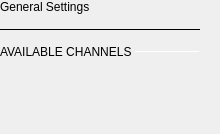
                   <widget class="QWidget" name="scrollAreaWidgetContents">
                    <property name="geometry">
                     <rect>
                      <x>0</x>
                      <y>0</y>
                      <width>220</width>
                      <height>134</height>
                     </rect>
                    </property>
                    <property name="sizePolicy">
                     <sizepolicy hsizetype="Expanding" vsizetype="Preferred">
                      <horstretch>0</horstretch>
                      <verstretch>0</verstretch>
                     </sizepolicy>
                    </property>
                    <layout class="QVBoxLayout" name="verticalLayout_6">
                     <property name="spacing">
                      <number>15</number>
                     </property>
                     <property name="leftMargin">
                      <number>0</number>
                     </property>
                     <property name="topMargin">
                      <number>0</number>
                     </property>
                     <property name="rightMargin">
                      <number>20</number>
                     </property>
                     <property name="bottomMargin">
                      <number>0</number>
                     </property>
                     <item>
                      <widget class="QLabel" name="label_3">
                       <property name="text">
                        <string>General Settings</string>
                       </property>
                       <property name="general_settings_label" stdset="0">
                        <bool>true</bool>
                       </property>
                      </widget>
                     </item>
                     <item>
                      <widget class="Line" name="line">
                       <property name="minimumSize">
                        <size>
                         <width>0</width>
                         <height>1</height>
                        </size>
                       </property>
                       <property name="maximumSize">
                        <size>
                         <width>16777215</width>
                         <height>1</height>
                        </size>
                       </property>
                       <property name="styleSheet">
                        <string notr="true"/>
                       </property>
                       <property name="frameShadow">
                        <enum>QFrame::Plain</enum>
                       </property>
                       <property name="lineWidth">
                        <number>2</number>
                       </property>
                       <property name="orientation">
                        <enum>Qt::Horizontal</enum>
                       </property>
                       <property name="blue_line" stdset="0">
                        <bool>true</bool>
                       </property>
                      </widget>
                     </item>
                     <item>
                      <layout class="QHBoxLayout" name="subTitleLayout">
                       <property name="spacing">
                        <number>0</number>
                       </property>
                       <property name="topMargin">
                        <number>0</number>
                       </property>
                       <item>
                        <widget class="QLabel" name="label_6">
                         <property name="text">
                          <string>AVAILABLE CHANNELS </string>
                         </property>
                         <property name="subsection_label" stdset="0">
                          <bool>true</bool>
                         </property>
                        </widget>
                       </item>
                       <item>
                        <widget class="Line" name="line_3">
                         <property name="sizePolicy">
                          <sizepolicy hsizetype="Expanding" vsizetype="Fixed">
                           <horstretch>0</horstretch>
                           <verstretch>0</verstretch>
                          </sizepolicy>
                         </property>
                         <property name="maximumSize">
                          <size>
                           <width>16777215</width>
                           <height>1</height>
                          </size>
                         </property>
                         <property name="orientation">
                          <enum>Qt::Horizontal</enum>
                         </property>
                         <property name="subsection_line" stdset="0">
                          <bool>true</bool>
                         </property>
                        </widget>
                       </item>
                      </layout>
                     </item>
                     <item>
                      <spacer name="horizontalSpacer_17">
                       <property name="orientation">
                        <enum>Qt::Horizontal</enum>
                       </property>
                       <property name="sizeType">
                        <enum>QSizePolicy::Fixed</enum>
                       </property>
                       <property name="sizeHint" stdset="0">
                        <size>
                         <width>200</width>
                         <height>20</height>
                        </size>
                       </property>
                      </spacer>
                     </item>
                     <item>
                      <widget class="QWidget" name="widget_2" native="true">
                       <property name="styleSheet">
                        <string notr="true">QPushButton {
width: 40px;
  height: 20px;
  background-color: transparent;
}
QPushButton:pressed { border-image: url(:/icons/setup_btn_checked.svg); }
QPushButton:!pressed { border-image: url(:/icons/setup_btn_unchecked.svg); }
QPushButton:hover:!pressed:!checked { border-image: url(:/icons/setup_btn_hover.svg); }
QPushButton:checked { border-image: url(:/icons/setup_btn_checked.svg); }</string>
                       </property>
                       <layout class="QVBoxLayout" name="verticalLayout_7">
                        <property name="spacing">
                         <number>0</number>
                        </property>
                        <property name="leftMargin">
                         <number>0</number>
                        </property>
                        <property name="topMargin">
                         <number>0</number>
                        </property>
                        <property name="rightMargin">
                         <number>0</number>
                        </property>
                        <property name="bottomMargin">
                         <number>0</number>
                        </property>
                        <item>
                         <layout class="QGridLayout" name="channelEnumeratorLayout">
                          <property name="topMargin">
                           <number>0</number>
                          </property>
                          <property name="spacing">
                           <number>15</number>
                          </property>
                         </layout>
                        </item>
                       </layout>
                      </widget>
                     </item>
                     <item>
                      <spacer name="verticalSpacer">
                       <property name="orientation">
                        <enum>Qt::Vertical</enum>
                       </property>
                       <property name="sizeHint" stdset="0">
                        <size>
                         <width>20</width>
                         <height>40</height>
                        </size>
                       </property>
                      </spacer>
                     </item>
                    </layout>
                   </widget>
